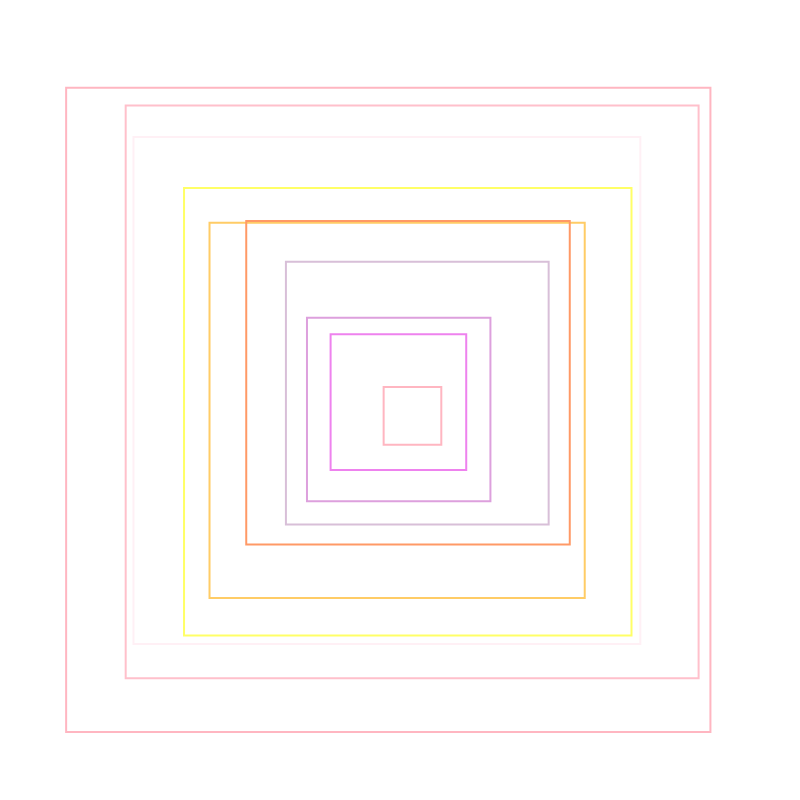
Frame 1 (no input)
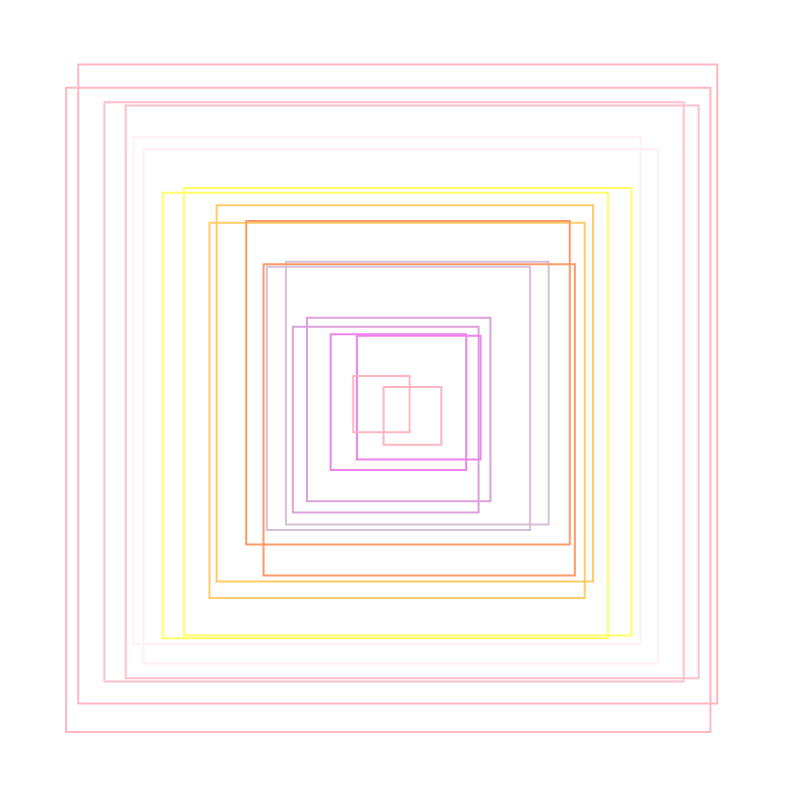
Frame 2 (the mouse pressed at the canvas centre, redrawn once)

The p5.js sketch that drew these frames (run headless with seeded random() and noise() and a simulated clock; the mouse was pressed at the canvas centre and the sketch redrawn once):

// p5.js sketch
// ── sketch.js
function setup() {
  createCanvas(800, 800);
  noLoop(); // 
  background(255);
  noFill();
  strokeWeight(2);
}

function draw() {
  let numSquares = 10; // 
  let baseSize = width * 0.8; // 

  // 
  let colors = [
    color(255, 182, 193), // 
    color(255, 192, 203), // 
    color(255, 240, 245), // 
    color(255, 255, 102), // 
    color(255, 204, 102), // 
    color(255, 153, 102), // 
    color(216, 191, 216), // 
    color(221, 160, 221), // 
    color(238, 130, 238)  // 
  ];

  for (let i = 0; i < numSquares; i++) {
    let size = baseSize - i * (baseSize / numSquares) + random(-10, 10); //
    let x = width / 2 - size / 2 + random(-20, 20); // Posición X
    let y = height / 2 - size / 2 + random(-20, 20); // Posición Y

    stroke(colors[i % colors.length]); //
    rect(x, y, size, size); // 
  }
}
